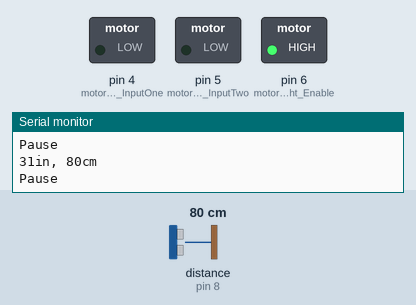
Bench run of a sketch on a simulated Arduino Uno, built with avr-gcc and run on an emulated ATmega328P. On the bench: switched loads named in the sketch (green lamp = pin HIGH), the last lines printed to the serial monitor. Wiring (inferred from the names in the program): ultrasonic range finder: trigger pin 7; echo pin 8. Dashed ring = blinking. Inputs (shaded band) come from the test bench; at power-on: distance to the obstacle (sensor on pin 8) 80 cm. The echo pulse lasts 58.3 µs per cm; pins used as bus, display or sensor lines are not drawn.

Above: at 1.2 s.
1.3 s: distance to the obstacle (sensor on pin 8) set to 2 cm
At 1.65 s:
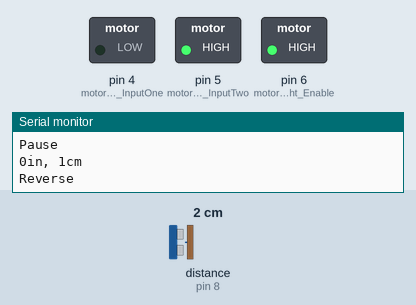
4.3 s: distance to the obstacle (sensor on pin 8) set to 18 cm
At 5.0 s:
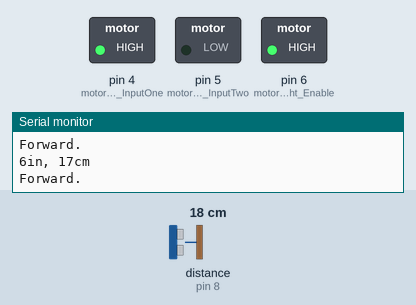
5.8 s: distance to the obstacle (sensor on pin 8) set to 4 cm
At 6.18 s:
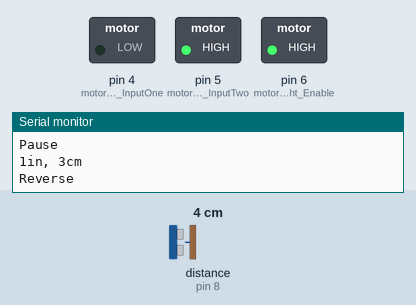
8.8 s: distance to the obstacle (sensor on pin 8) set to 35 cm
At 8.8 s:
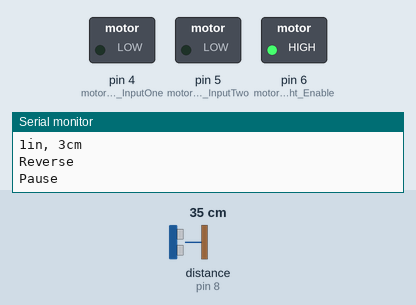
Timing chart, 0 to 11.3 s (numbered marks = the images above; inputs shaded):
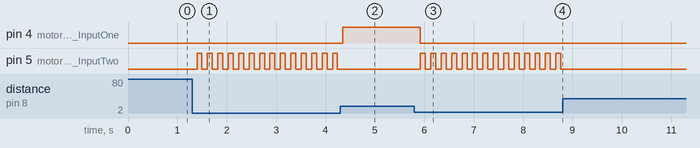

Measured:
- after the input at 1.3 s, pin 5 (motorRight_InputTwo): alternates HIGH for 0.10 s and LOW for 0.11 s, starting after 0.10 s
- after the input at 4.3 s, pin 4 (motorRight_InputOne): LOW → HIGH after 0.05 s; pin 5 (motorRight_InputTwo): stops changing and stays LOW
- after the input at 5.8 s, pin 4 (motorRight_InputOne): HIGH → LOW after 0.12 s; pin 5 (motorRight_InputTwo): alternates HIGH for 0.10 s and LOW for 0.11 s, starting after 0.12 s
- after the input at 8.8 s, pin 5 (motorRight_InputTwo): stops changing and stays LOW

The sketch:

Gesture_Driven_Bot.ino
```cpp
/*
 ************************************************************************************
 * Mechanismic Inc.
 *
 * Created 2023
 * By Digvijay Patel
 * Last Modified 09/12/2023
 * By Josh Prentice
 * Version 2.0
 *
 *
 * This project aims to educate the user on how an ultrasonic sensor can detect
 * different heights to drive a robot foward and backward
 *
 *
 * https://snappyxo.io/

 ************************************************************************************
 */


//Pin Declarations

int trig = 7; // attach pin 7 to Trig
int echo = 8; //attach pin 8 to Echo

// Left and Right defined as if you were looking at car from back
const int motorRight_Enable = 6;
const int motorRight_InputOne = 4;
const int motorRight_InputTwo = 5;

void setup() {
// initialize serial communication:
Serial.begin(9600);

//Declares that all pins connected to the motors will be outputs
pinMode(motorRight_Enable, OUTPUT);
pinMode(motorRight_InputOne, OUTPUT);
pinMode(motorRight_InputTwo, OUTPUT);

//Turns on both of the motors by setting enable pins to HIGH
digitalWrite(motorRight_Enable, HIGH);
}

void loop() {

 long duration, inches, cm;
 pinMode(trig, OUTPUT);
//send a short LOW pulse first
 digitalWrite(trig, LOW);
 delayMicroseconds(2);

 //send a 5 microsecond HIGH pulse, specified by datasheet
 digitalWrite(trig, HIGH);
 delayMicroseconds(5);

 //end high pulse
 digitalWrite(trig, LOW);

 //now set the pingPin to the input mode and listens for echo, records in microseconds
 pinMode(echo,INPUT);

 duration = pulseIn(echo, HIGH);

 // convert the time into a distance
 inches = microsecondsToInches(duration);
 cm = microsecondsToCentimeters(duration);

 Serial.print(inches);
 Serial.print("in, ");
 Serial.print(cm);
 Serial.print("cm");
 Serial.println();
 delay(10);

//Commands robot to drive forward

 if (cm < 15) {
  reverse();
  delay(100);
 }

 if (cm < 30 && cm > 16)
 {
  forward();
  delay(100);
 }

 else
 {
  pause();
  delay(100);
 }
}

void forward(){
 //Commands one motor to rotate CW and the other to rotate CCW
 Serial.println("Forward.");
 digitalWrite(motorRight_InputOne, HIGH);
 digitalWrite(motorRight_InputTwo, LOW);
}

void pause() {
  Serial.println("Pause");
  digitalWrite(motorRight_InputOne, LOW);
  digitalWrite(motorRight_InputTwo, LOW);
}

void reverse() {
  Serial.println("Reverse");
  digitalWrite(motorRight_InputOne, LOW);
  digitalWrite(motorRight_InputTwo, HIGH);
}

long microsecondsToInches(long microseconds)
{
// According to Parallax's datasheet for the PING))), there are
// 73.746 microseconds per inch (i.e. sound travels at 1130 feet per
// second). This gives the distance travelled by the ping, outbound
// and return, so we divide by 2 to get the distance of the obstacle.
// See: http://www.parallax.com/dl/docs/prod/acc/28015-PI...
return microseconds / 74 / 2;
}

long microsecondsToCentimeters(long microseconds)
{
// The speed of sound is 340 m/s or 29 microseconds per centimeter.
// The ping travels out and back, so to find the distance of the
// object we take half of the distance travelled.
return microseconds / 29 / 2;
}
```
